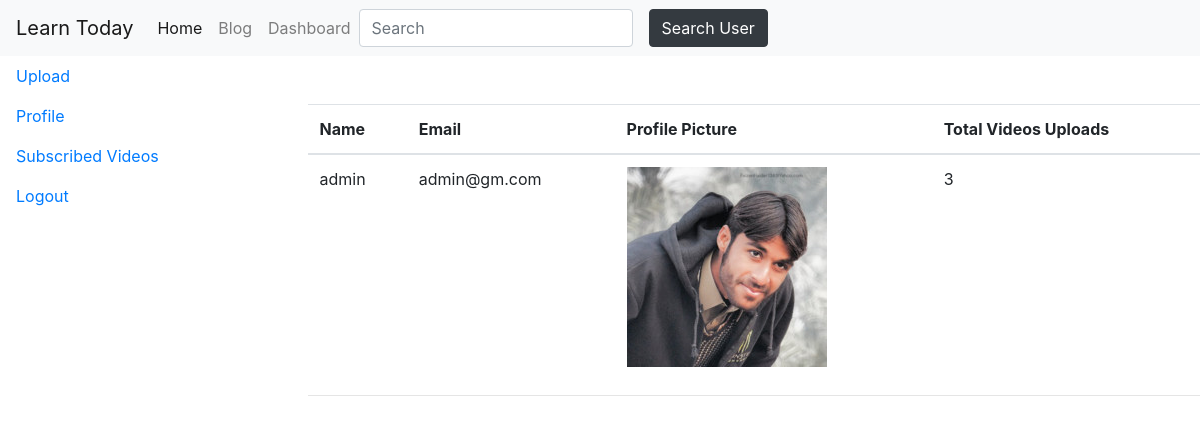
The page /accounts/profile/ (signed in) on the database its author committed.
### users/models.py (models this page shows, shortened)
class User(AbstractUser):
    bio = models.TextField(max_length=500, blank=True)
    location = models.CharField(max_length=30, blank=True)
    birth_date = models.DateField(null=True, blank=True)

class Profile(models.Model):
    user = models.OneToOneField(settings.AUTH_USER_MODEL, on_delete=models.CASCADE)
    image = models.ImageField(default='default.jpg', upload_to='profile_pic/')
    phon = models.IntegerField(blank=True, null=True, default="0")
    address = models.CharField(max_length=300, default="None")

### users/views.py (the view)
# urls.py: path('profile/', views.profile, name='profile'),
def profile(request):
    user_profile = Profile.objects.get(user_id=request.user.id)
    user_video_count = video.objects.filter(user_id=request.user.id).count()
    print(user_video_count)
    context = {
        'user_profile':user_profile,
        'user_video_count':user_video_count
    }
    return render(request, 'users/profile.html',context)

### users/templates/users/profile.html
{% extends 'users/dashboard.html' %}
{% block dashbaord_content%}
 <br> <br>
    <table class="table">
        <thead>
          <tr>
            <th scope="col">Name</th>
            <th scope="col">Email</th>
            <th scope="col">Profile Picture</th>
            <th scope="col">Total Videos Uploads</th>
          </tr>
        </thead>
        <tbody>
          <tr>
            <td>{{user.profile.user.username}}</td>
            <td>{{user.profile.user.email}}</td>
            <td> <img src="{{user_profile.image.url}}  " alt="not exist"></td>
            <td>{{user_video_count}}</td>
          </tr>
        </tbody>
      </table>
      <hr>
{% endblock dashbaord_content%}

### rows shown on the page
User: profile.user.username "admin", profile.user.email "admin@gm.com"
Profile: image (placeholder picture)

### other values the page prints
{{ user_video_count }} "3"
